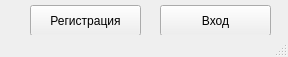
<?xml version="1.0" encoding="UTF-8"?>
<ui version="4.0">
 <class>MainWindow</class>
 <widget class="QMainWindow" name="MainWindow">
  <property name="geometry">
   <rect>
    <x>0</x>
    <y>0</y>
    <width>288</width>
    <height>57</height>
   </rect>
  </property>
  <property name="windowTitle">
   <string>MainWindow</string>
  </property>
  <widget class="QWidget" name="centralwidget">
   <widget class="QPushButton" name="btn1">
    <property name="geometry">
     <rect>
      <x>30</x>
      <y>5</y>
      <width>111</width>
      <height>31</height>
     </rect>
    </property>
    <property name="text">
     <string>Регистрация</string>
    </property>
   </widget>
   <widget class="QPushButton" name="btn2">
    <property name="geometry">
     <rect>
      <x>160</x>
      <y>5</y>
      <width>111</width>
      <height>31</height>
     </rect>
    </property>
    <property name="text">
     <string>Вход</string>
    </property>
   </widget>
  </widget>
  <widget class="QMenuBar" name="menubar">
   <property name="geometry">
    <rect>
     <x>0</x>
     <y>0</y>
     <width>288</width>
     <height>21</height>
    </rect>
   </property>
  </widget>
  <widget class="QStatusBar" name="statusbar"/>
 </widget>
 <resources/>
 <connections/>
</ui>
